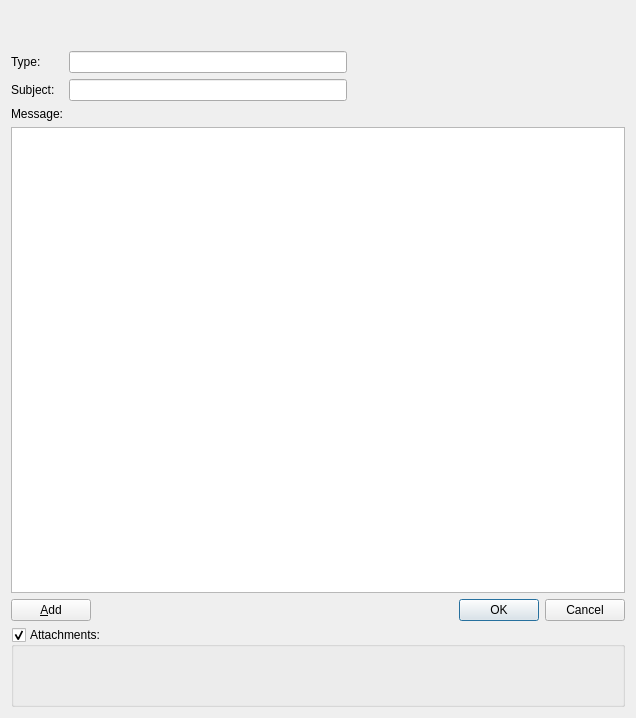
<?xml version="1.0" encoding="UTF-8"?>
<ui version="4.0">
 <class>LogBookDialog</class>
 <widget class="QDialog" name="LogBookDialog">
  <property name="geometry">
   <rect>
    <x>0</x>
    <y>0</y>
    <width>636</width>
    <height>718</height>
   </rect>
  </property>
  <property name="windowTitle">
   <string>ATAS Logbook</string>
  </property>
  <layout class="QVBoxLayout" name="verticalLayout">
   <item>
    <spacer name="verticalSpacer">
     <property name="orientation">
      <enum>Qt::Vertical</enum>
     </property>
     <property name="sizeType">
      <enum>QSizePolicy::Fixed</enum>
     </property>
     <property name="sizeHint" stdset="0">
      <size>
       <width>20</width>
       <height>40</height>
      </size>
     </property>
    </spacer>
   </item>
   <item>
    <layout class="QHBoxLayout" name="horizontalLayout">
     <item>
      <widget class="QLabel" name="label">
       <property name="minimumSize">
        <size>
         <width>52</width>
         <height>0</height>
        </size>
       </property>
       <property name="maximumSize">
        <size>
         <width>300</width>
         <height>16777215</height>
        </size>
       </property>
       <property name="text">
        <string>Type:</string>
       </property>
      </widget>
     </item>
     <item>
      <widget class="QLineEdit" name="typeEdit">
       <property name="maximumSize">
        <size>
         <width>500</width>
         <height>16777215</height>
        </size>
       </property>
      </widget>
     </item>
     <item>
      <spacer name="horizontalSpacer_2">
       <property name="orientation">
        <enum>Qt::Horizontal</enum>
       </property>
       <property name="sizeHint" stdset="0">
        <size>
         <width>40</width>
         <height>20</height>
        </size>
       </property>
      </spacer>
     </item>
    </layout>
   </item>
   <item>
    <layout class="QHBoxLayout" name="horizontalLayout_2">
     <item>
      <widget class="QLabel" name="label_3">
       <property name="minimumSize">
        <size>
         <width>52</width>
         <height>0</height>
        </size>
       </property>
       <property name="maximumSize">
        <size>
         <width>52</width>
         <height>16777215</height>
        </size>
       </property>
       <property name="text">
        <string>Subject:</string>
       </property>
      </widget>
     </item>
     <item>
      <widget class="QLineEdit" name="subjectEdit">
       <property name="maximumSize">
        <size>
         <width>500</width>
         <height>16777215</height>
        </size>
       </property>
      </widget>
     </item>
     <item>
      <spacer name="horizontalSpacer">
       <property name="orientation">
        <enum>Qt::Horizontal</enum>
       </property>
       <property name="sizeHint" stdset="0">
        <size>
         <width>40</width>
         <height>20</height>
        </size>
       </property>
      </spacer>
     </item>
    </layout>
   </item>
   <item>
    <widget class="QLabel" name="label_2">
     <property name="text">
      <string>Message:</string>
     </property>
    </widget>
   </item>
   <item>
    <widget class="QPlainTextEdit" name="messageEdit"/>
   </item>
   <item>
    <layout class="QHBoxLayout" name="horizontalLayout_5">
     <item>
      <widget class="QPushButton" name="addButton">
       <property name="text">
        <string>&amp;Add</string>
       </property>
      </widget>
     </item>
     <item>
      <widget class="QDialogButtonBox" name="buttonBox">
       <property name="orientation">
        <enum>Qt::Horizontal</enum>
       </property>
       <property name="standardButtons">
        <set>QDialogButtonBox::Cancel|QDialogButtonBox::Ok</set>
       </property>
      </widget>
     </item>
    </layout>
   </item>
   <item>
    <widget class="QGroupBox" name="attachmentBox">
     <property name="sizePolicy">
      <sizepolicy hsizetype="Preferred" vsizetype="Preferred">
       <horstretch>0</horstretch>
       <verstretch>0</verstretch>
      </sizepolicy>
     </property>
     <property name="minimumSize">
      <size>
       <width>0</width>
       <height>80</height>
      </size>
     </property>
     <property name="title">
      <string>Attachments:</string>
     </property>
     <property name="flat">
      <bool>false</bool>
     </property>
     <property name="checkable">
      <bool>true</bool>
     </property>
     <layout class="QVBoxLayout" name="verticalLayout_2"/>
    </widget>
   </item>
  </layout>
 </widget>
 <resources/>
 <connections>
  <connection>
   <sender>buttonBox</sender>
   <signal>accepted()</signal>
   <receiver>LogBookDialog</receiver>
   <slot>accept()</slot>
   <hints>
    <hint type="sourcelabel">
     <x>248</x>
     <y>254</y>
    </hint>
    <hint type="destinationlabel">
     <x>157</x>
     <y>274</y>
    </hint>
   </hints>
  </connection>
  <connection>
   <sender>buttonBox</sender>
   <signal>rejected()</signal>
   <receiver>LogBookDialog</receiver>
   <slot>reject()</slot>
   <hints>
    <hint type="sourcelabel">
     <x>316</x>
     <y>260</y>
    </hint>
    <hint type="destinationlabel">
     <x>286</x>
     <y>274</y>
    </hint>
   </hints>
  </connection>
 </connections>
</ui>
